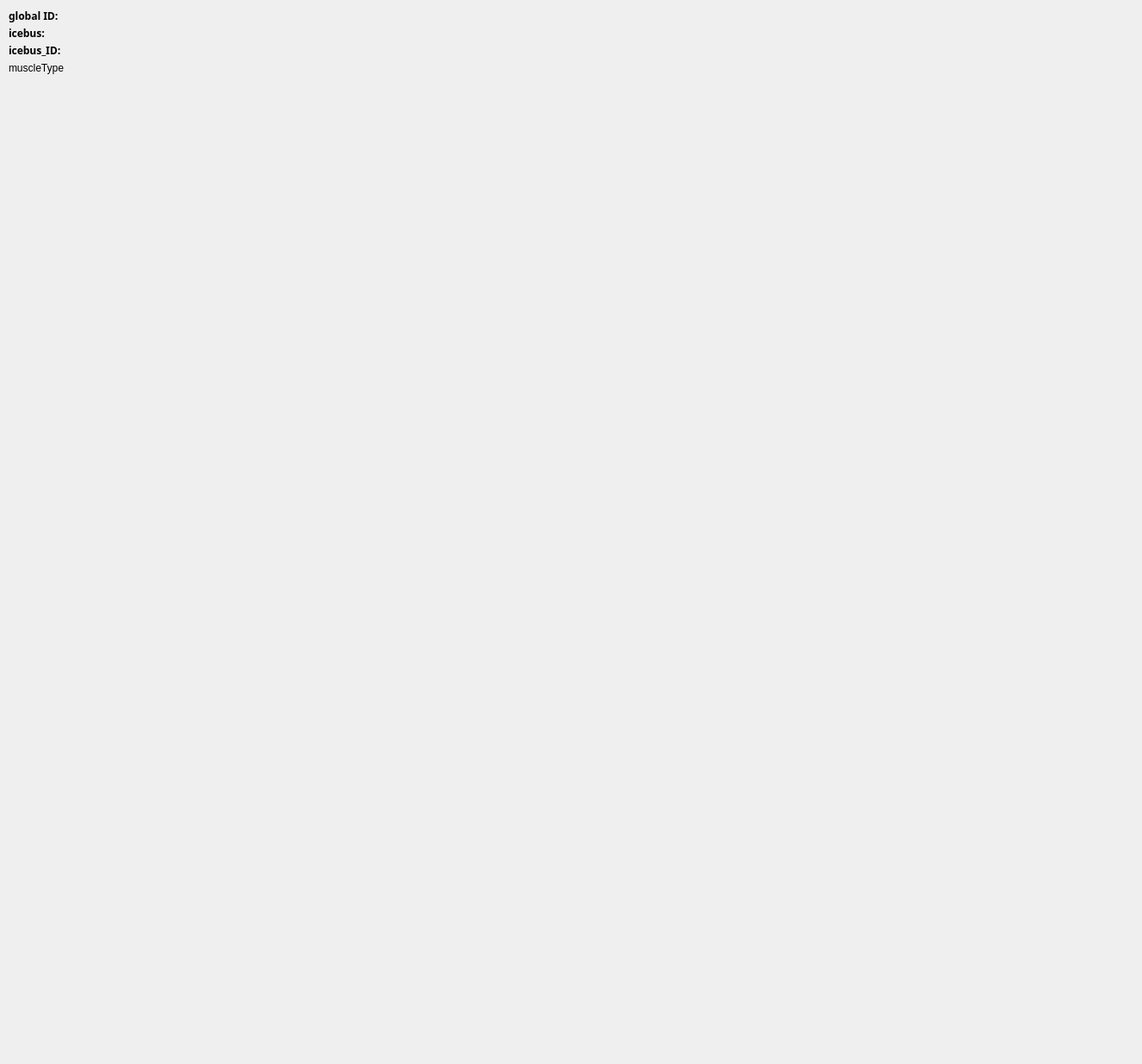
<?xml version="1.0" encoding="UTF-8"?>
<ui version="4.0">
 <class>motor</class>
 <widget class="QWidget" name="motor">
  <property name="geometry">
   <rect>
    <x>0</x>
    <y>0</y>
    <width>1324</width>
    <height>1234</height>
   </rect>
  </property>
  <property name="windowTitle">
   <string>Form</string>
  </property>
  <widget class="QCustomPlot" name="encoder0_pos" native="true">
   <property name="geometry">
    <rect>
     <x>120</x>
     <y>0</y>
     <width>231</width>
     <height>111</height>
    </rect>
   </property>
  </widget>
  <widget class="QLabel" name="globalID">
   <property name="geometry">
    <rect>
     <x>10</x>
     <y>10</y>
     <width>111</width>
     <height>17</height>
    </rect>
   </property>
   <property name="font">
    <font>
     <family>Ubuntu Mono</family>
     <weight>75</weight>
     <bold>true</bold>
    </font>
   </property>
   <property name="text">
    <string>global ID: </string>
   </property>
  </widget>
  <widget class="QLabel" name="icebus">
   <property name="geometry">
    <rect>
     <x>10</x>
     <y>30</y>
     <width>111</width>
     <height>17</height>
    </rect>
   </property>
   <property name="font">
    <font>
     <family>Ubuntu Mono</family>
     <weight>75</weight>
     <bold>true</bold>
    </font>
   </property>
   <property name="text">
    <string>icebus:</string>
   </property>
  </widget>
  <widget class="QLabel" name="icebusID">
   <property name="geometry">
    <rect>
     <x>10</x>
     <y>50</y>
     <width>111</width>
     <height>17</height>
    </rect>
   </property>
   <property name="font">
    <font>
     <family>Ubuntu Mono</family>
     <weight>75</weight>
     <bold>true</bold>
    </font>
   </property>
   <property name="text">
    <string>icebus_ID:</string>
   </property>
  </widget>
  <widget class="QLabel" name="muscleType">
   <property name="geometry">
    <rect>
     <x>10</x>
     <y>70</y>
     <width>111</width>
     <height>17</height>
    </rect>
   </property>
   <property name="text">
    <string>muscleType</string>
   </property>
  </widget>
  <widget class="QCustomPlot" name="encoder1_pos" native="true">
   <property name="geometry">
    <rect>
     <x>350</x>
     <y>0</y>
     <width>231</width>
     <height>111</height>
    </rect>
   </property>
  </widget>
  <widget class="QCustomPlot" name="displacement" native="true">
   <property name="geometry">
    <rect>
     <x>580</x>
     <y>0</y>
     <width>231</width>
     <height>111</height>
    </rect>
   </property>
  </widget>
  <widget class="QCustomPlot" name="current" native="true">
   <property name="geometry">
    <rect>
     <x>810</x>
     <y>0</y>
     <width>231</width>
     <height>111</height>
    </rect>
   </property>
  </widget>
 </widget>
 <customwidgets>
  <customwidget>
   <class>QCustomPlot</class>
   <extends>QWidget</extends>
   <header>qcustomplot.h</header>
   <container>1</container>
  </customwidget>
 </customwidgets>
 <resources/>
 <connections/>
</ui>
